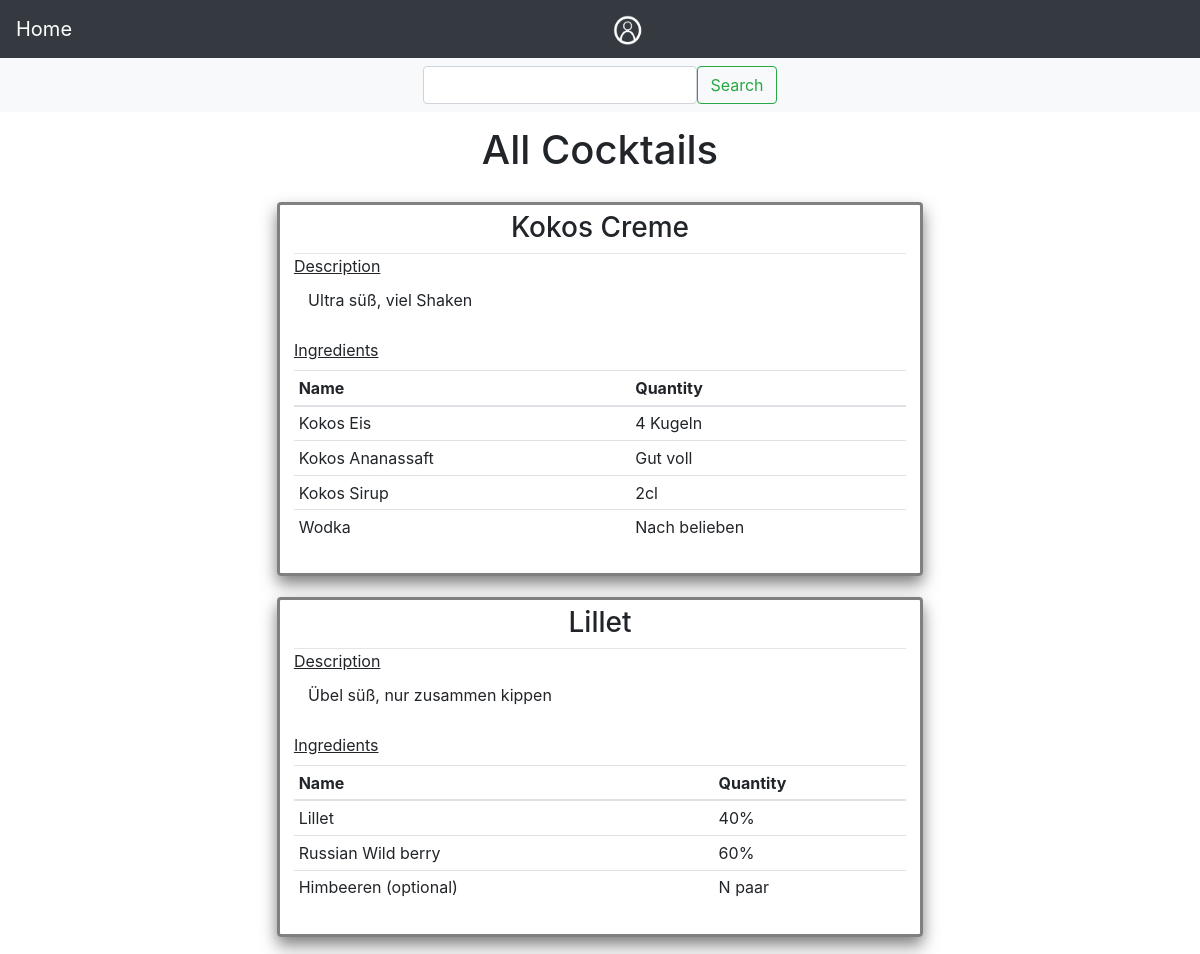
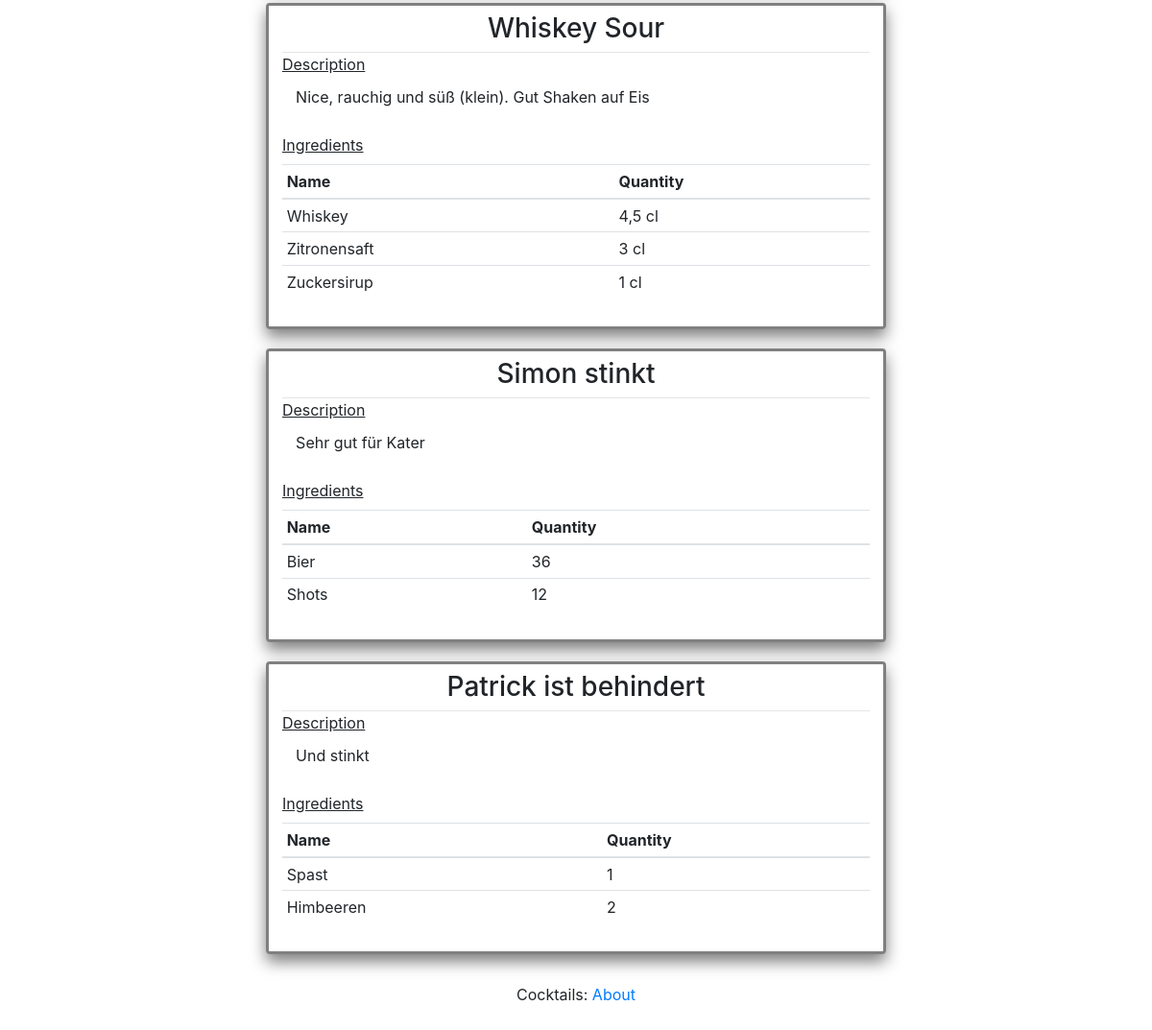
The app's page /index?page=2 with its own data (2 pictures, top to bottom).
### app/models.py (models this page shows, shortened)
class Cocktail(db.Model):
    __tablename__ = 'cocktail'
    __searchable__ = ['name']
    key = db.Column(Integer, primary_key=True)
    name = db.Column(String(100), index=True, unique=True)
    desc = db.Column(String(400), index=True)
    timestamp = db.Column(db.DateTime, index=True, default=datetime.utcnow)
    picture = db.Column(String(64), index=True, unique=True, default=None)
    ingredients = db.relationship('Ingredient', backref='parent', lazy='dynamic')
    user_id = db.Column(db.Integer, db.ForeignKey('user.id'))
    " A was_published_recently function would be nice"

class Ingredient(db.Model):
    __tablename__ = "ingredient"
    key = db.Column(Integer, primary_key=True)
    cocktail_key = db.Column(Integer, ForeignKey('cocktail.key'))
    name = db.Column(String, index=True)
    quantity = db.Column(String, index=True)

### app/main/routes.py (the view)
@bp.route('/')
@bp.route('/index')
def index():
    page = request.args.get('page', 1, type=int)
    cocktails = Cocktail.query.order_by(Cocktail.timestamp.desc()).paginate(
        page, current_app.config['POSTS_PER_PAGE'], False)
    ing_dict = {}
    for ct in cocktails.items:
        ings = ct.ingredients
        ing_dict[ct.name] = ings
    next_url = url_for('main.index', page=cocktails.next_num) \
        if cocktails.has_next else None
    prev_url = url_for('main.index', page=cocktails.prev_num) \
        if cocktails.has_prev else None
    return render_template('main/home.html', cocktails=cocktails.items, ingredients=ing_dict, next_url=next_url,
                           prev_url=prev_url)

### app/main/forms.py
class SearchForm(FlaskForm):
    term = StringField('Search', validators=[DataRequired()])
    filter = SelectField(u'Cocktail', choices=[('Cocktail', 'Cocktail'), ('Ingredient', 'Ingredient')])
    submit = SubmitField('Search')

### app/main/routes.py (called while the page is built)
@bp.before_app_request
def before_request():
    g.search_form = SearchForm()
    if request.endpoint == 'main.search':
        g.search_form = SearchForm(term=request.args.get('term'), filter=request.args.get('filter'))

### app/templates/main/home.html (shortened to what this page needs)
{% extends "base.html" %}
{% set active_page = "index" %}
{% block header %} All Cocktails {% endblock %}
{% block second_nav %}
{% include 'main/__search_nav.html' %}
{% endblock %}
{% block content %}
    <div id="cocktailList" class="">
    {% for cocktail in cocktails %}
        {% include 'main/__cocktail_card.html' %}
    {% endfor %}
    </div>
{% endblock %}

### app/templates/main/__cocktail_card.html (shortened to what this page needs)
<article class="cocktail">
            <h3>{{ cocktail.name }}</h3>
            <hr>
            <label><u>Description</u></label>
            <article>{{ cocktail.desc }}</article><br>
            <label><u>Ingredients</u></label><br>
            <table class=" table table-hover table-sm ingredients">
            <thead>
            <tr>
                <th scope="col">Name</th>
                <th scope="col"> Quantity</th>
            </tr>
            </thead>
                <tbody>
                {% for ing in ingredients[cocktail.name] %}
                    <tr>
                    <td {% if loop.index  != 0 %} scope="row" {% endif %}>{{ ing.name }}</td>
                    <td>{{ ing.quantity }}</td>
                    </tr>
                {% endfor %}
                </tbody>
            </table>
</article>

### app/static/css/style.css (style rules this page uses)
#cocktailList { align-content: center; max-width: 1000px; margin: auto; }
.cocktail { margin: 2%; margin-top: 3%; padding: 2%; padding-top: 1%; border: gray; border-style: solid; border-width: medium; border-radius: 4px; background-color: rgba(255, 255, 255, 0.9); box-shadow: 0 8px 16px 0 rgba(0,0,0,0.5); transition: 0.3s; }
.cocktail h3 { text-align: center; }
.cocktail article { margin-left: 2%; padding: 2px; background-color: white ; }
hr { margin: auto; }

### records on screen
Cocktail: name "Kokos Creme", desc "Ultra süß, viel Shaken"
Ingredient: name "Kokos Eis", quantity "4 Kugeln"
Ingredient: name "Kokos Ananassaft", quantity "Gut voll"
Ingredient: name "Kokos Sirup", quantity "2cl"
Ingredient: name "Wodka", quantity "Nach belieben"
Cocktail: name "Lillet", desc "Übel süß, nur zusammen kippen"
Ingredient: name "Lillet", quantity "40%"
Ingredient: name "Russian Wild berry", quantity "60%"
Ingredient: name "Himbeeren (optional)", quantity "N paar"
Cocktail: name "Whiskey Sour", desc "Nice, rauchig und süß (klein). Gut Shaken auf Eis"
Ingredient: name "Whiskey", quantity "4,5 cl"
Ingredient: name "Zitronensaft", quantity "3 cl"
Ingredient: name "Zuckersirup", quantity "1 cl"
Cocktail: name "Simon stinkt", desc "Sehr gut für Kater"
Ingredient: name "Bier", quantity "36"
Ingredient: name "Shots", quantity "12"
Cocktail: name "Patrick ist behindert", desc "Und stinkt"
Ingredient: name "Spast", quantity "1"
Ingredient: name "Himbeeren", quantity "2"
